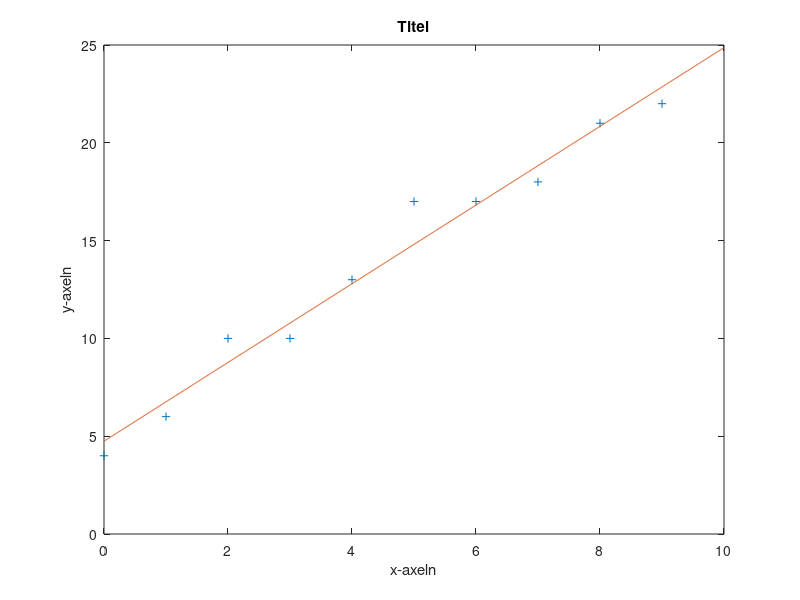

Write MATLAB code to recreate this figure.
%%%% Ritar ett diagram och prickar in din data %%%%

x=[0 1 2 3 4 5 6 7 8 9];  %%% x värden %%%%
y=[4 6 10 10 13 17 17 18 21 22];  %%% y värden %%%%

 %%%% Ritar upp ett diagram %%%%

m=polyfit(x,y,1)   %%%% Bestämmer sambandet mellan y och x axeln %%%%


plot(x,y,'+')  %%%% Prickar in diagramet våra x och y värden %%%%

hold on

xm=0:0.01:10;    %%%% Våra x (xm) värden för vårt samband %%%%

ym=polyval(m,xm);   %%%% Bestämmer våra y (ym) värden %%%%


plot(xm,ym)    %%%% Ritar upp ett linjärt samband   %%%%

title("Titel")  %%%% Titel som visas ovanför diagramet %%%%
xlabel('x-axeln');  %%%% Namnger x-axeln %%%%
ylabel('y-axeln');  %%%% Namnger y-axeln %%%%

